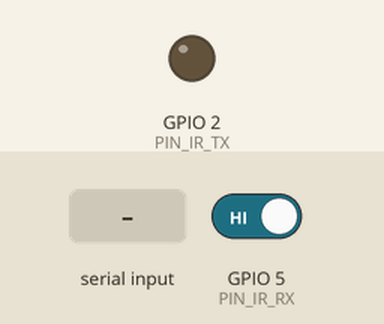
Simulated run of this sketch. Board: ESP32-C3. Shown: output pins drawn as LEDs (lit = HIGH). The inputs (shaded band) are chosen by the test bench; at power-on: GPIO 5 (PIN_IR_RX) HIGH. What the sketch prints to the serial monitor is not drawn.

Above: at 2.8 s.
2.9 s: "t" received over Serial
At 4.0 s:
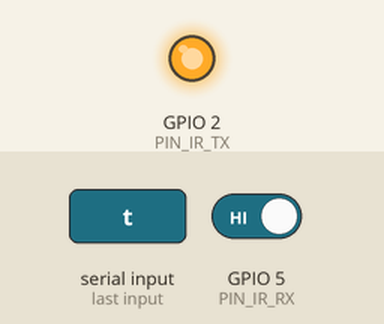
4.4 s: "a" received over Serial
5.9 s: "A" received over Serial
7.4 s: "s" received over Serial
Timing chart, 0 to 9.9 s (numbered marks = the images above; inputs shaded):
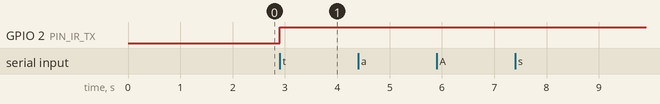

Measured:
- after the input at 2.9 s, GPIO 2 (PIN_IR_TX): LOW → HIGH at once
- after the input at 4.4 s, every drawn part: stays the same
- after the input at 5.9 s, every drawn part: stays the same
- after the input at 7.4 s, every drawn part: stays the same

The sketch:

_ir_test.ino
```cpp
// _ir_test · ESP32-C3 红外收发自检（发射 + 1838 接收）
//
// 目的：不依赖空调，先证明「发得出、收得到、码正确」这条链路成立。
//
// 接线：
//   IR Transmitter 模块： VCC->3V3  GND->GND  DAT->GPIO3
//   IR Receiver  模块： VCC->3V3  GND->GND  OUT->GPIO4
//   两个模块相距 10~30cm 面对面（太近接收头会饱和）
//
// 串口命令：
//   n = 立即发一次 NEC 0x00FFA25D
//   t = 持续输出高电平 1 秒（用手机摄像头看 LED 是否亮，判断极性）
//   s = 输出 38kHz 载波 1 秒（同上，用来分辨模块是否需要外部调制）
//   a = 每 3 秒自动发码（默认开启）
//
// 判读：
//   ① 手机摄像头对准发射管，发码时应看到紫色/白色闪烁 → 发射正常
//   ② 串口出现 [RX] NEC 0x00FFA25D → 接收与整个链路正常
//   ③ 摄像头看不到任何闪烁 → 极性反了或引脚错，用 t 命令逐项排查

#include <Arduino.h>
#include <IRsend.h>
#include <IRrecv.h>
#include <IRutils.h>

#define PIN_IR_TX 2      // 与 3V3/GND 相邻（板子下组 IO3 IO2 3V3 GND），模块可直接插
#define PIN_IR_RX 5      // 与 3V3/GND 相邻（板上组 IO4 IO5 3V3 GND）

IRsend irsend(PIN_IR_TX);
IRrecv irrecv(PIN_IR_RX, 1024, 15, true);
decode_results results;

static bool autoSend = true;
static uint32_t lastAuto = 0;
static uint32_t txN = 0, rxN = 0;
static uint32_t lastRxMs = 0;

void sendTest() {
  txN++;
  Serial.printf("[TX %lu] NEC 0x00FFA25D\n", (unsigned long)txN);
  irsend.sendNEC(0x00FFA25DUL, 32);
}

void setup() {
  Serial.begin(115200);
  delay(1500);
  Serial.println("\n=== _ir_test · ESP32-C3 红外收发自检 ===");
  Serial.printf("芯片: %s  rev %d\n", ESP.getChipModel(), (int)ESP.getChipRevision());

  irsend.begin();
  Serial.printf("IRsend 就绪  TX=GPIO%d\n", PIN_IR_TX);

  // 先看 RX 引脚的静态电平：1838 接收头通电且空闲时 OUT 应为高电平(≈3.3V)
  // 读成 0 或乱跳 -> 要么没接、要么没供电、要么接错脚
  pinMode(PIN_IR_RX, INPUT);
  delay(50);
  int idle = 0;
  for (int i = 0; i < 20; i++) { idle += digitalRead(PIN_IR_RX); delay(2); }
  Serial.printf("RX 静态电平采样(20次高电平计数) = %d/20  -> %s\n", idle,
                idle >= 18 ? "高电平，接收头已供电" :
                idle <= 2  ? "低电平，未接/未供电/接错" : "抖动，线路不稳");

  irrecv.enableIRIn();
  Serial.printf("IRrecv 已启动  RX=GPIO%d\n", PIN_IR_RX);

  Serial.println("命令: n=发码  t=直流高1s  s=38k载波1s  a=切换自动发送");
  Serial.println("请用手机摄像头对准发射管观察\n");
}

void loop() {
  if (Serial.available()) {
    int c = Serial.read();
    if (c == 'n' || c == 'N') sendTest();
    if (c == 'a' || c == 'A') { autoSend = !autoSend; Serial.printf("自动发送 = %s\n", autoSend ? "开" : "关"); }
    if (c == 't' || c == 'T') {
      Serial.println("直流高电平 1s ...");
      digitalWrite(PIN_IR_TX, HIGH);
      pinMode(PIN_IR_TX, OUTPUT);
      digitalWrite(PIN_IR_TX, HIGH);
      delay(1000);
      pinMode(PIN_IR_TX, INPUT);
      Serial.println("结束");
    }
    if (c == 's' || c == 'S') {
      Serial.println("38kHz 载波 1s ...");
      irsend.enableIROut(38);
      irsend.mark(1000 * 1000);
      irsend.space(1);
      Serial.println("结束");
    }
  }

  if (autoSend && (uint32_t)(millis() - lastAuto) >= 3000) {
    lastAuto = millis();
    sendTest();
  }

  if (irrecv.decode(&results)) {
    // 即使解不出协议也要打印：rawlen>1 说明接收头确实看到了红外脉冲
    rxN++;
    lastRxMs = millis();
    Serial.printf("[RX %lu] %-12s 0x%016llX  %u bits  rawlen=%u\n",
                  (unsigned long)rxN,
                  typeToString(results.decode_type, false).c_str(),
                  (unsigned long long)results.value,
                  (unsigned)results.bits,
                  (unsigned)results.rawlen);
    irrecv.resume();
  }
}
```
